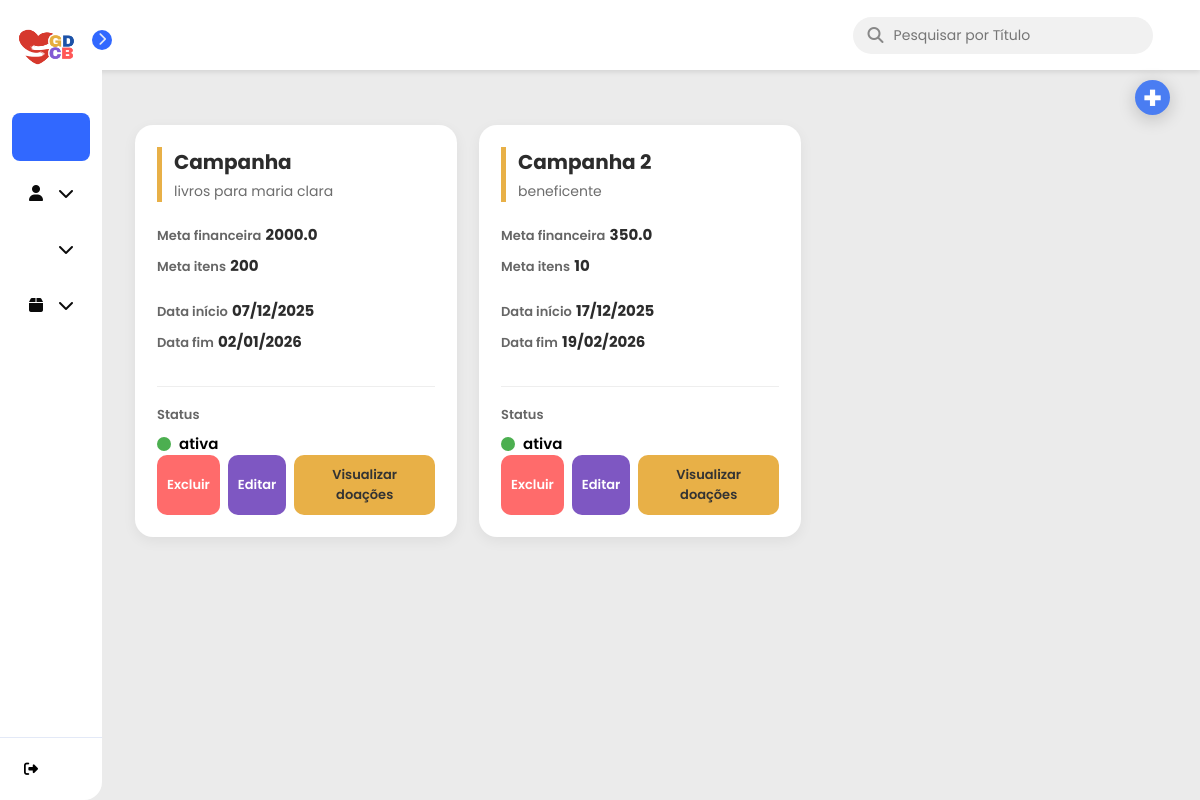
Screenshot of /campanhas/ (signed in) with the database file from the repository.
### models.py (models this page shows)
class Campanha(SQLModel, table=True):
    __tablename__ = "campanhas"
    id: Optional[int] = Field(default=None, primary_key=True)
    titulo: str
    descricao: str
    meta_financeira: float | None = None
    meta_itens: int | None = None
    data_inicio: Optional[date]
    data_fim: Optional[date]
    status: str
    data_criacao: date = Field(default_factory=date.today)
    categoria_id: Optional[int] = Field(default=None, foreign_key="categorias.id")
    admin_id: int = Field(foreign_key="admin.id")
    admin: Optional["Admin"] = Relationship(back_populates="campanhas")
    doacoes: List["Doacao"] = Relationship(back_populates="campanha")
    relatorios: List["Relatorio"] = Relationship(back_populates="campanha")

### controllers/campanhas.py (the view)
@router.get("/", response_class=HTMLResponse)
def listar_campanhas(
    request: Request,
    search: str | None = None,
    session: Session = Depends(get_session),
    user: dict = Depends(get_current_user)
):
    query = select(Campanha).where(Campanha.admin_id == user["id"])
    if search:
        search_term = f"%{search}%"
        query = query.where(
            (Campanha.titulo.ilike(search_term)) |
            (Campanha.descricao.ilike(search_term))
        )
    campanhas = session.exec(query).all()
    return templates.TemplateResponse(
        "card_campanha.html",
        {"request": request, "campanhas": campanhas, "search": search}
    )

### templates/card_campanha.html (shortened to what this page needs)
{% extends 'base.html' %}
{% block head %}
    <link rel="stylesheet" href="{{ url_for('static', path='/card_campanha.css') }}">
    <link rel="stylesheet" href="{{ url_for('static', path='/cadastro_campanha.css') }}">
{% endblock %}
{% block content %}
    <div class="top-actions" style="margin-bottom: 20px;">
        <button id="openModalBtn" class="btn-add" style="padding: 10px 15px; cursor: pointer;">
            +
        </button>
    </div>
    <div class="cards-container">
        {% for campanha in campanhas %}
            <div class="card-campanha">
                <div class="card-header">
                    <h3 class="campanha-titulo">{{ campanha.titulo }}</h3>
                    <p class="campanha-descricao">{{ campanha.descricao }}</p>
                </div>
                <div class="card-body">
                    <div class="info-bloco metas">
                        <div class="info-item">
                            <span class="label">Meta financeira</span>
                            <span class="valor">{{ campanha.meta_financeira }}</span>
                        </div>
                        <div class="info-item">
                            <span class="label">Meta itens</span>
                            <span class="valor">{{ campanha.meta_itens }}</span>
                        </div>
                    </div>
                    <div class="info-bloco datas">
                        <div class="info-item">
                            <span class="label">Data início</span>
                            <span class="valor-data">{{ campanha.data_inicio.strftime('%d/%m/%Y') if campanha.data_inicio else '-' }}</span>
                        </div>
                        <div class="info-item">
                            <span class="label">Data fim</span>
                            <span class="valor-data">{{ campanha.data_fim.strftime('%d/%m/%Y') if campanha.data_fim else '-' }}</span>
                        </div>
                    </div>
                    <div class="info-bloco status-row">
                        <span class="label">Status</span>
                        <div class="status-display">
                            <div class="status-indicator {{ campanha.status | lower }}"></div>
                            <span class="status-texto">{{ campanha.status }}</span>
                        </div>
                    </div>
                </div>
                <div class="card-footer">
                    <form action="/campanhas/deletar/{{ campanha.id }}" method="post" style="display: inline;">
                        <button type="submit" class="btn btn-excluir" onclick="return confirm('Tem certeza que deseja EXCLUIR a campanha {{ campanha.titulo }}?')">
                            Excluir
                        </button>
                    </form>
                    <button
                        class="btn btn-editar"
                        onclick="openEditModal(
                            {{ campanha.id }},
                            '{{ campanha.titulo }}',
                            '{{ campanha.descricao }}',
                            {{ campanha.meta_financeira }},
                            {{ campanha.meta_itens }},
                            '{{ campanha.data_inicio.strftime('%Y-%m-%d') if campanha.data_inicio else '' }}',
                            '{{ campanha.data_fim.strftime('%Y-%m-%d') if campanha.data_fim else '' }}',
                            '{{ campanha.status }}'
                        )">
                        Editar
                    </button>
                    <button class="btn btn-visualizar"
                        onclick="window.location.href='/campanhas/{{ campanha.id }}/doacoes'">
                        Visualizar doações
                    </button>
                </div>
            </div>
        {% endfor %}
    </div>
{% endblock %}

### static/base.css (style rules this page uses)
* { margin: 0; padding: 0; box-sizing: border-box; font-family: 'Poppins', sans-serif; }
body { display: flex; min-height: 100vh; background-color: #ebebeb; }

### static/card_campanha.css (style rules this page uses)
.top-actions { position: fixed; top: 80px; right: 30px; z-index: 999; margin-bottom: 20px; }
.btn-add { width: 35px; height: 35px; display: flex; align-items: center; justify-content: center; background-color: #4a7df2; color: #fff; border: none; border-radius: 50%; font-size: 32px; font-weight: 700; cursor: pointer; transition: transform .2s ease, background .2s ease; box-shadow: 0px 4px 18px rgba(0,0,0,0.20); }
.cards-container { display: grid; grid-template-columns: repeat(auto-fill, minmax(300px, 1fr)); gap: 22px; padding: 25px; }
.card-campanha { background: #ffffff; border-radius: 18px; padding: 22px; display: flex; flex-direction: column; min-height: 330px; box-shadow: 0 4px 14px rgba(0, 0, 0, 0.06); transition: transform .15s ease, box-shadow .2s ease; }
.card-header { border-left: 5px solid #E8B047; padding-left: 12px; margin-bottom: 20px; }
.campanha-titulo { font-size: 20px; font-weight: 700; margin: 0; color: #2c2c2c; }
.campanha-descricao { font-size: 14px; color: #6d6d6d; margin-top: 4px; }
.card-body { display: flex; flex-direction: column; gap: 14px; }
.info-item { margin-bottom: 6px; }
.label { font-size: 13px; font-weight: 600; color: #666; }
.valor, .valor-data { font-size: 15px; font-weight: 700; color: #2c2c2c; }
.status-row { margin-top: 12px; padding-top: 14px; border-top: 1px solid #eee; }
.status-display { display: flex; align-items: center; gap: 8px; margin-top: 6px; }
.status-indicator { width: 14px; height: 14px; border-radius: 50%; }
.status-indicator.ativa { background: #4CAF50; }
.status-texto { font-size: 15px; font-weight: 600; }
.card-footer { margin-top: auto; display: flex; justify-content: space-between; gap: 8px; }
.btn { padding: 10px 10px; border: none; border-radius: 10px; font-size: 13px; font-weight: 600; cursor: pointer; transition: background .2s ease, transform .15s ease; }
.btn-excluir { background: #ff6b6b; color: #fff; height: 60px; }
.btn-editar { background: #7e57c2; color: #fff; }
.btn-visualizar { background: #e8b047; color: #333; }

### rows the page displays
Campanha: titulo "Campanha", descricao "livros para maria clara", meta_financeira "2000.0", meta_itens "200", data_inicio "07/12/2025", data_fim "02/01/2026", status "ativa"
Campanha: titulo "Campanha 2", descricao "beneficente", meta_financeira "350.0", meta_itens "10", data_inicio "17/12/2025", data_fim "19/02/2026", status "ativa"
